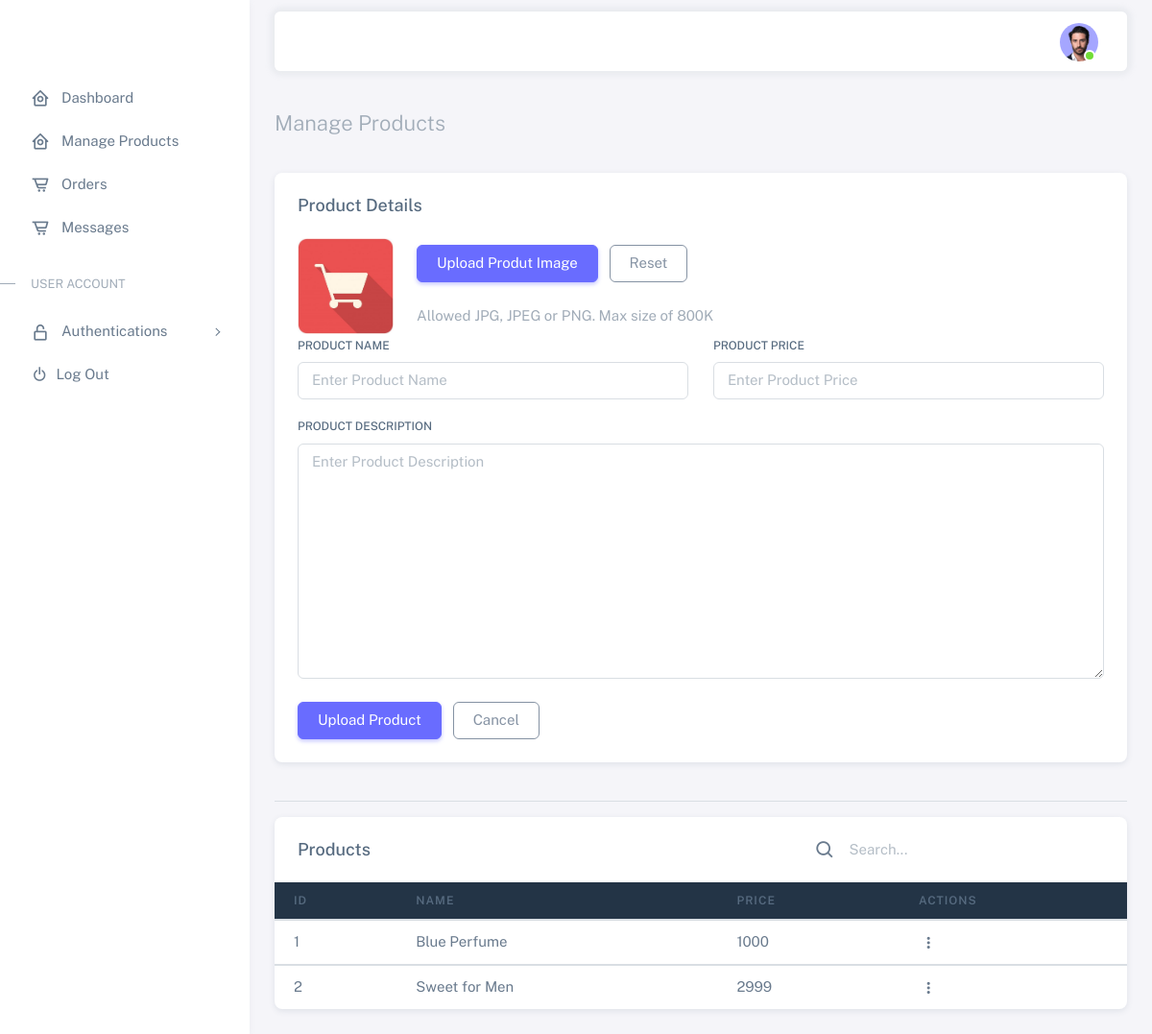
/123/adminsite/products_manage.php (signed in), run on the app's committed database.
### tables this page shows
CREATE TABLE `products` (
  `id` int(255) NOT NULL,
  `product_name` varchar(255) DEFAULT NULL,
  `description` varchar(255) DEFAULT NULL,
  `image` longblob DEFAULT NULL,
  `price` int(255) DEFAULT NULL,
  `dated` datetime(6) NOT NULL DEFAULT current_timestamp(6)
);

### 123/adminsite/products_manage.php (the view, shortened to what this page needs)
<?php
include_once './connection.php';
$show = "SELECT * FROM products ORDER BY dated DESC";
$showQuery = mysqli_query($conn, $show);
?>
<!DOCTYPE html>
<html lang="en" class="light-style layout-menu-fixed" dir="ltr" data-theme="theme-default" data-assets-path="./assets/"
  data-template="vertical-menu-template-free">
<head>
  <link rel="stylesheet" href="./assets/vendor/fonts/boxicons.css" />
  <link rel="stylesheet" href="./assets/vendor/css/core.css" class="template-customizer-core-css" />
  <link rel="stylesheet" href="./assets/vendor/css/theme-default.css" class="template-customizer-theme-css" />
  <link rel="stylesheet" href="./assets/css/demo.css" />
  <link rel="stylesheet" href="./assets/vendor/libs/perfect-scrollbar/perfect-scrollbar.css" />
</head>
<body>
  <div class="layout-wrapper layout-content-navbar">
    <div class="layout-container">
      <?php include_once ('./includes/sidebar.php'); ?>
      <div class="layout-page">
        <?php include_once ('./includes/header.php'); ?>
        <div class="content-wrapper">
          <div class="container-xxl flex-grow-1 container-p-y">
            <h4 class="fw-bold py-3 mb-4"><span class="text-muted fw-light">Manage Products</h4>
            <div class="row">
              <div class="col-md-12">
                <div class="card mb-4">
                  <h5 class="card-header">Product Details</h5>
                  <div class="card-body">
                    <form method="POST" enctype="multipart/form-data">
                      <div class="d-flex align-items-start align-items-sm-center gap-4">
                        <img src="./assets/img/avatars/8.jpg" alt="user-avatar" class="d-block rounded" height="100"
                          width="100" id="uploadedAvatar" />
                        <div class="button-wrapper">
                          <label for="upload" class="btn btn-primary me-2 mb-4" tabindex="0">
                            <span class="d-none d-sm-block">Upload Produt Image</span>
                          </label>
                          <button type="button" class="btn btn-outline-secondary account-image-reset mb-4">
                            <span class="d-none d-sm-block">Reset</span>
                          </button>
                          <p class="text-muted mb-0">Allowed JPG, JPEG or PNG. Max size of 800K</p>
                        </div>
                      </div>
                      <div class="row">
                        <div class="mb-3 col-md-6">
                          <label for="firstName" class="form-label">Product Name</label>
                          <input class="form-control" type="text" name="productName" placeholder="Enter Product Name"
                            autofocus required />
                        </div>
                        <div class="mb-3 col-md-6">
                          <label for="organization" class="form-label">Product Price</label>
                          <input type="number" class="form-control" name="product_price"
                            placeholder="Enter Product Price" />
                        </div>
                        <div class="mb-3 col-md-12">
                          <label for="email" class="form-label">Product Description</label>
                            <textarea class="form-control" type="number" name="description"
                            placeholder="Enter Product Description" cols="30" rows="10"></textarea>
                        </div>
                      </div>
                      <div class="mt-2">
                        <button type="submit" name="upload" class="btn btn-primary me-2">Upload Product</button>
                        <button type="reset" class="btn btn-outline-secondary">Cancel</button>
                      </div>
                    </form>
                  </div>
                </div>
              </div>
            </div>
            <hr>
            <div class="card">
              <div class="row">
                <div class="col-md-6">
                  <h5 class="card-header">Products</h5>
                </div>
                <div class="col-md-6 mt-md-3 ">
                  <div class="navbar-nav align-items-center">
                    <div class="nav-item d-flex align-items-center">
                      <i class="bx bx-search fs-4 lh-0"></i>
                      <input type="text" class="form-control border-0 shadow-none" placeholder="Search..."
                        aria-label="Search..." />
                    </div>
                  </div>
                </div>
              </div>
              <div class="table-responsive text-nowrap">
                <table class="table">
                  <thead class="table-dark">
                    <tr>
                      <th>Id</th>
                      <th>Name</th>
                      <th>Price</th>
                      <th>Actions</th>
                    </tr>
                  </thead>
                  <?php
                    $i = 1;
                    while($row = mysqli_fetch_array($showQuery)){
                      $pName = $row['product_name'];
                      $pPrice = $row['price'];
                    ?>
                  <tbody class="table-border-bottom-0">
                    <tr>
                      <td>
                        <?php echo $i ?>
                      </td>
                      <td>
                        <?php echo $pName ?>
                      </td>
                      <td>
                        <?php echo $pPrice ?>
                      </td>
                      <td>
                        <div class="dropdown">
                          <button type="button" class="btn p-0 dropdown-toggle hide-arrow" data-bs-toggle="dropdown">
                            <i class="bx bx-dots-vertical-rounded"></i>
                          </button>
                        </div>
                      </td>
                    </tr>
                  </tbody>
                  <?php $i++; }
                     ?>
                </table>
              </div>
            </div>
          </div>
        </div>
      </div>
    </div>
  </div>
</body>
</html>

### data on the page
products: product_name "Blue Perfume", price "1000"
products: product_name "Sweet for Men", price "2999"
